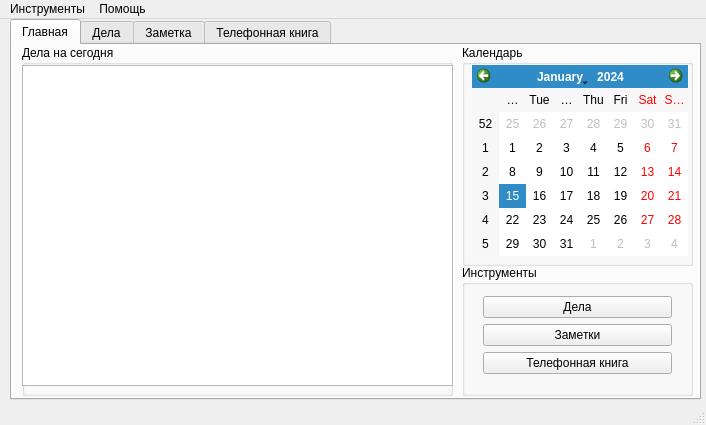
<?xml version="1.0" encoding="UTF-8"?>
<ui version="4.0">
 <class>MainWindow</class>
 <widget class="QMainWindow" name="MainWindow">
  <property name="geometry">
   <rect>
    <x>0</x>
    <y>0</y>
    <width>706</width>
    <height>425</height>
   </rect>
  </property>
  <property name="windowTitle">
   <string>MainWindow</string>
  </property>
  <widget class="QWidget" name="centralWidget">
   <widget class="QTabWidget" name="tabWidget">
    <property name="geometry">
     <rect>
      <x>10</x>
      <y>0</y>
      <width>691</width>
      <height>381</height>
     </rect>
    </property>
    <property name="currentIndex">
     <number>0</number>
    </property>
    <widget class="QWidget" name="tab">
     <attribute name="title">
      <string>Главная</string>
     </attribute>
     <widget class="QGroupBox" name="groupBox">
      <property name="geometry">
       <rect>
        <x>10</x>
        <y>0</y>
        <width>431</width>
        <height>351</height>
       </rect>
      </property>
      <property name="title">
       <string>Дела на сегодня</string>
      </property>
      <widget class="QTableView" name="tableView_3">
       <property name="geometry">
        <rect>
         <x>0</x>
         <y>20</y>
         <width>431</width>
         <height>321</height>
        </rect>
       </property>
      </widget>
     </widget>
     <widget class="QGroupBox" name="groupBox_2">
      <property name="geometry">
       <rect>
        <x>450</x>
        <y>0</y>
        <width>231</width>
        <height>221</height>
       </rect>
      </property>
      <property name="title">
       <string>Календарь</string>
      </property>
      <widget class="QCalendarWidget" name="calendarWidget">
       <property name="geometry">
        <rect>
         <x>10</x>
         <y>20</y>
         <width>216</width>
         <height>191</height>
        </rect>
       </property>
      </widget>
     </widget>
     <widget class="QGroupBox" name="groupBox_3">
      <property name="geometry">
       <rect>
        <x>450</x>
        <y>220</y>
        <width>231</width>
        <height>131</height>
       </rect>
      </property>
      <property name="title">
       <string>Инструменты</string>
      </property>
      <widget class="QWidget" name="gridLayoutWidget">
       <property name="geometry">
        <rect>
         <x>10</x>
         <y>20</y>
         <width>211</width>
         <height>101</height>
        </rect>
       </property>
       <layout class="QGridLayout" name="gridLayout">
        <item row="3" column="0">
         <widget class="QPushButton" name="pushButton_2">
          <property name="text">
           <string>Телефонная книга</string>
          </property>
         </widget>
        </item>
        <item row="1" column="0">
         <widget class="QPushButton" name="pushButton_3">
          <property name="text">
           <string>Дела</string>
          </property>
         </widget>
        </item>
        <item row="2" column="0">
         <widget class="QPushButton" name="pushButton">
          <property name="text">
           <string>Заметки</string>
          </property>
         </widget>
        </item>
       </layout>
      </widget>
     </widget>
    </widget>
    <widget class="QWidget" name="tab_2">
     <attribute name="title">
      <string>Дела</string>
     </attribute>
     <widget class="QGroupBox" name="groupBox_4">
      <property name="geometry">
       <rect>
        <x>10</x>
        <y>0</y>
        <width>341</width>
        <height>351</height>
       </rect>
      </property>
      <property name="title">
       <string>Текущие дела</string>
      </property>
      <widget class="QTableView" name="tableView">
       <property name="geometry">
        <rect>
         <x>0</x>
         <y>20</y>
         <width>331</width>
         <height>321</height>
        </rect>
       </property>
      </widget>
     </widget>
     <widget class="QGroupBox" name="groupBox_5">
      <property name="geometry">
       <rect>
        <x>360</x>
        <y>0</y>
        <width>321</width>
        <height>351</height>
       </rect>
      </property>
      <property name="title">
       <string>Добавить дело</string>
      </property>
      <widget class="QDateTimeEdit" name="dateTimeEdit">
       <property name="geometry">
        <rect>
         <x>0</x>
         <y>50</y>
         <width>194</width>
         <height>27</height>
        </rect>
       </property>
      </widget>
      <widget class="QLabel" name="label">
       <property name="geometry">
        <rect>
         <x>0</x>
         <y>30</y>
         <width>101</width>
         <height>17</height>
        </rect>
       </property>
       <property name="text">
        <string>Дата и время</string>
       </property>
      </widget>
      <widget class="QTextEdit" name="textEdit_2">
       <property name="geometry">
        <rect>
         <x>0</x>
         <y>100</y>
         <width>321</width>
         <height>84</height>
        </rect>
       </property>
      </widget>
      <widget class="QLabel" name="label_2">
       <property name="geometry">
        <rect>
         <x>0</x>
         <y>80</y>
         <width>111</width>
         <height>17</height>
        </rect>
       </property>
       <property name="text">
        <string>Текст заметки</string>
       </property>
      </widget>
      <widget class="QPushButton" name="pushButton_4">
       <property name="geometry">
        <rect>
         <x>0</x>
         <y>190</y>
         <width>93</width>
         <height>27</height>
        </rect>
       </property>
       <property name="text">
        <string>Добавить...</string>
       </property>
      </widget>
     </widget>
    </widget>
    <widget class="QWidget" name="tab_3">
     <attribute name="title">
      <string>Заметка</string>
     </attribute>
     <widget class="QWidget" name="horizontalLayoutWidget">
      <property name="geometry">
       <rect>
        <x>0</x>
        <y>0</y>
        <width>339</width>
        <height>31</height>
       </rect>
      </property>
      <layout class="QHBoxLayout" name="horizontalLayout">
       <item>
        <widget class="QPushButton" name="pushButton_6">
         <property name="text">
          <string>Создать...</string>
         </property>
        </widget>
       </item>
       <item>
        <widget class="QPushButton" name="pushButton_5">
         <property name="text">
          <string>Сохранить как...</string>
         </property>
        </widget>
       </item>
       <item>
        <widget class="QPushButton" name="pushButton_7">
         <property name="text">
          <string>Сохранить...</string>
         </property>
        </widget>
       </item>
      </layout>
     </widget>
     <widget class="QTextEdit" name="textEdit_3">
      <property name="geometry">
       <rect>
        <x>0</x>
        <y>30</y>
        <width>681</width>
        <height>311</height>
       </rect>
      </property>
     </widget>
    </widget>
    <widget class="QWidget" name="tab_4">
     <attribute name="title">
      <string>Телефонная книга</string>
     </attribute>
     <widget class="QGroupBox" name="groupBox_6">
      <property name="geometry">
       <rect>
        <x>0</x>
        <y>0</y>
        <width>351</width>
        <height>341</height>
       </rect>
      </property>
      <property name="title">
       <string/>
      </property>
      <widget class="QTableView" name="tableView_2">
       <property name="geometry">
        <rect>
         <x>0</x>
         <y>0</y>
         <width>341</width>
         <height>341</height>
        </rect>
       </property>
      </widget>
     </widget>
     <widget class="QGroupBox" name="groupBox_7">
      <property name="geometry">
       <rect>
        <x>350</x>
        <y>0</y>
        <width>331</width>
        <height>231</height>
       </rect>
      </property>
      <property name="title">
       <string>Добавление </string>
      </property>
      <widget class="QWidget" name="verticalLayoutWidget">
       <property name="geometry">
        <rect>
         <x>10</x>
         <y>20</y>
         <width>181</width>
         <height>173</height>
        </rect>
       </property>
       <layout class="QVBoxLayout" name="verticalLayout">
        <item>
         <widget class="QLabel" name="label_3">
          <property name="text">
           <string>Имя:</string>
          </property>
         </widget>
        </item>
        <item>
         <widget class="QLineEdit" name="lineEdit_2"/>
        </item>
        <item>
         <widget class="QLabel" name="label_4">
          <property name="text">
           <string>Телефон:</string>
          </property>
         </widget>
        </item>
        <item>
         <widget class="QLineEdit" name="lineEdit_3"/>
        </item>
        <item>
         <spacer name="verticalSpacer">
          <property name="orientation">
           <enum>Qt::Vertical</enum>
          </property>
          <property name="sizeHint" stdset="0">
           <size>
            <width>20</width>
            <height>40</height>
           </size>
          </property>
         </spacer>
        </item>
        <item>
         <widget class="QPushButton" name="pushButton_9">
          <property name="text">
           <string>Добавить</string>
          </property>
         </widget>
        </item>
       </layout>
      </widget>
     </widget>
     <widget class="QGroupBox" name="groupBox_8">
      <property name="geometry">
       <rect>
        <x>350</x>
        <y>240</y>
        <width>331</width>
        <height>101</height>
       </rect>
      </property>
      <property name="title">
       <string>Поиск</string>
      </property>
      <widget class="QRadioButton" name="radioButton">
       <property name="geometry">
        <rect>
         <x>10</x>
         <y>20</y>
         <width>109</width>
         <height>22</height>
        </rect>
       </property>
       <property name="text">
        <string>по имени</string>
       </property>
       <property name="checked">
        <bool>true</bool>
       </property>
      </widget>
      <widget class="QRadioButton" name="radioButton_2">
       <property name="geometry">
        <rect>
         <x>10</x>
         <y>40</y>
         <width>121</width>
         <height>22</height>
        </rect>
       </property>
       <property name="text">
        <string>по телефону</string>
       </property>
      </widget>
      <widget class="QLineEdit" name="lineEdit">
       <property name="geometry">
        <rect>
         <x>10</x>
         <y>60</y>
         <width>191</width>
         <height>27</height>
        </rect>
       </property>
      </widget>
      <widget class="QPushButton" name="pushButton_8">
       <property name="geometry">
        <rect>
         <x>210</x>
         <y>60</y>
         <width>93</width>
         <height>27</height>
        </rect>
       </property>
       <property name="text">
        <string>Поиск</string>
       </property>
      </widget>
     </widget>
    </widget>
   </widget>
  </widget>
  <widget class="QMenuBar" name="menuBar">
   <property name="geometry">
    <rect>
     <x>0</x>
     <y>0</y>
     <width>706</width>
     <height>25</height>
    </rect>
   </property>
   <widget class="QMenu" name="menu">
    <property name="title">
     <string>Помощь</string>
    </property>
    <addaction name="actionAbout"/>
   </widget>
   <widget class="QMenu" name="menu_2">
    <property name="title">
     <string>Инструменты</string>
    </property>
    <addaction name="action"/>
    <addaction name="action_2"/>
    <addaction name="action_3"/>
   </widget>
   <addaction name="menu_2"/>
   <addaction name="menu"/>
  </widget>
  <widget class="QStatusBar" name="statusBar"/>
  <action name="actionAbout">
   <property name="text">
    <string>About</string>
   </property>
  </action>
  <action name="action">
   <property name="text">
    <string>Дела</string>
   </property>
  </action>
  <action name="action_2">
   <property name="text">
    <string>Заметка</string>
   </property>
  </action>
  <action name="action_3">
   <property name="text">
    <string>Телефонная книга</string>
   </property>
  </action>
 </widget>
 <layoutdefault spacing="6" margin="11"/>
 <resources/>
 <connections/>
</ui>
